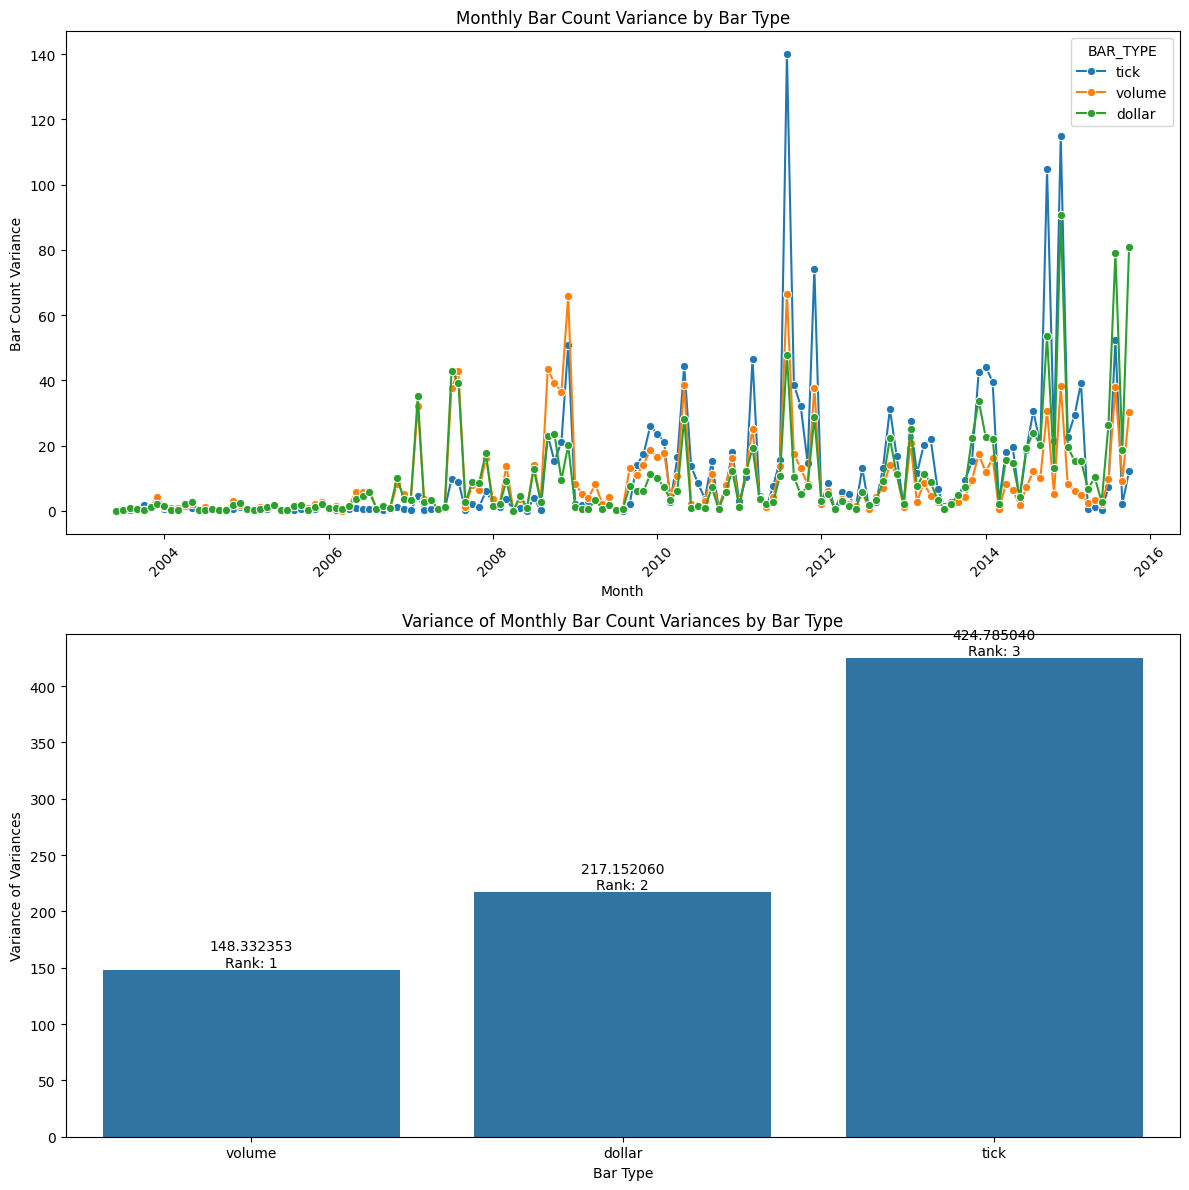

The Python source for this figure:
from pathlib import Path

import matplotlib.pyplot as plt
import pandas as pd
import seaborn as sns
from snowflake.snowpark.functions import col

from analyses.snowflake_utils import get_snowflake_connection


def plot_monthly_bar_variance_analysis():
    """
    Plot the monthly bar variance analysis for ES futures.
    """

    print("Plotting ES futures monthly bar variance analysis")

    # Connect to Snowflake
    session = get_snowflake_connection()

    # Create a table object for the monthly bar variance data
    monthly_bar_variance = session.table(
        "data_platform.fact.timeseries__es_equity_index_future__monthly_bar_variance"
    )

    # Convert Snowflake table to pandas DataFrame
    df = monthly_bar_variance.select(
        col("MONTH_START"), col("BAR_TYPE"), col("BAR_COUNT_VARIANCE")
    ).to_pandas()

    # Convert MONTH_START to datetime
    df["MONTH_START"] = pd.to_datetime(df["MONTH_START"])

    # Create a figure with two subplots
    fig, (ax1, ax2) = plt.subplots(2, 1, figsize=(12, 12))

    # Plot 1: Monthly Bar Count Variance
    sns.lineplot(
        data=df,
        x="MONTH_START",
        y="BAR_COUNT_VARIANCE",
        hue="BAR_TYPE",
        marker="o",
        ax=ax1,
    )
    ax1.set_title("Monthly Bar Count Variance by Bar Type")
    ax1.set_xlabel("Month")
    ax1.set_ylabel("Bar Count Variance")
    ax1.tick_params(axis="x", rotation=45)

    # Calculate variance of variances for each bar type
    variance_of_variances = (
        df.groupby("BAR_TYPE")["BAR_COUNT_VARIANCE"].var().reset_index()
    )

    # Add stability rank
    variance_of_variances["stability_rank"] = variance_of_variances[
        "BAR_COUNT_VARIANCE"
    ].rank()

    # Sort by stability rank
    variance_of_variances = variance_of_variances.sort_values("stability_rank")

    # Plot 2: Variance of Variances
    sns.barplot(
        data=variance_of_variances,
        x="BAR_TYPE",
        y="BAR_COUNT_VARIANCE",
        order=variance_of_variances["BAR_TYPE"],
        ax=ax2,
    )
    ax2.set_title("Variance of Monthly Bar Count Variances by Bar Type")
    ax2.set_xlabel("Bar Type")
    ax2.set_ylabel("Variance of Variances")

    # Add value labels on top of each bar
    for i, row in enumerate(variance_of_variances.itertuples()):
        ax2.text(
            i,
            row.BAR_COUNT_VARIANCE,
            f"{row.BAR_COUNT_VARIANCE:.6f}\nRank: {row.stability_rank:.0f}",
            ha="center",
            va="bottom",
        )

    plt.tight_layout()
    script_dir = Path(__file__).parent.resolve()
    plot_name = f"{Path(__file__).stem}.png"
    plot_path = script_dir / plot_name
    plt.savefig(plot_path, bbox_inches="tight")
    plt.close()
    print(f"Combined plot saved as {plot_path}\n\n")

    # Close the Snowflake session
    session.close()


if __name__ == "__main__":
    plot_monthly_bar_variance_analysis()
